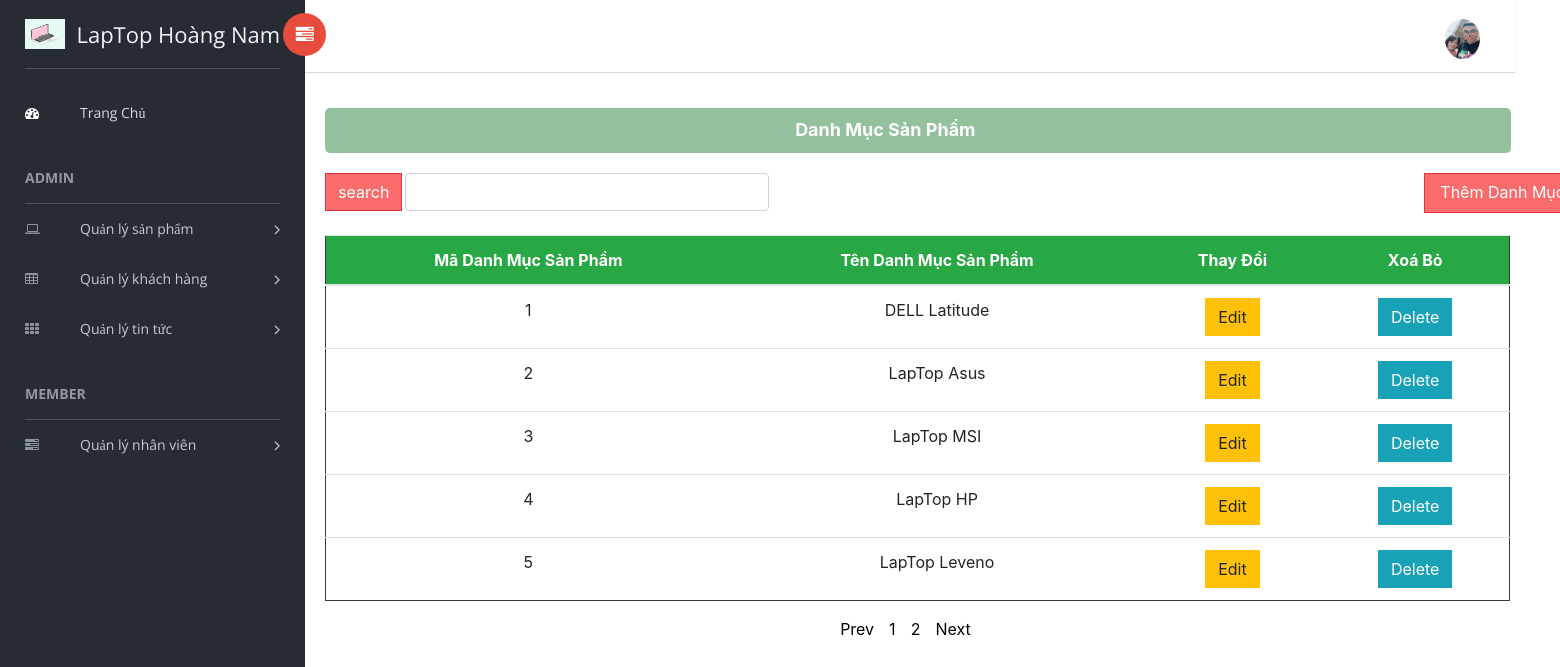
Page /PHP/DanhMucSanPham.php on the committed database.
### tables this page shows
CREATE TABLE `danhmucsanpham` (
  `MaDMSP` int(10) UNSIGNED NOT NULL,
  `TenDMSP` varchar(255) NOT NULL
);

### PHP/DanhMucSanPham.php (the view, shortened to what this page needs)
<?php
  require_once('Connect.php');
  include("DungChung.php")
?>
<div class="Phan2Phai">
    <div class="DangNhapThanhCong">
        <p>Danh Mục Sản Phẩm</p>
    </div>
    <div class="container" style="margin-top: 20px;margin-left:5px;">
        <div class="row">
            <form action="TimKiemDMSP.php" method="get" style="margin-left: 5px;">
                <input id="MaDMSP" type="number" class="col-md-20 form-control" name="MaDMSP"
                    value="Nhập mã danh mục sản phẩm" style="margin-left: 90px;">
                <input type="submit" name="Ok" value="search" class="btn btn-danger"
                    style="margin-left: 10px;margin-top: -66px;;background:#f86c6b" />
            </form>
            <div class="col-md-2"><a href="AddEditDMSP.php" class="btn btn-danger" role="button"
                    style="margin-left:730px;width:157px;height:40px;padding-bottom:20px;background:#f86c6b">Thêm Danh Mục</a></div>
        </div>
        <table class="table table-hover">
            <thead>
                <tr tr class="bg-success text-white" style=" text-align: center;">
                    <th>Mã Danh Mục Sản Phẩm</th>
                    <th style="margin-left: -20px;">Tên Danh Mục Sản Phẩm</th>
                    <th>Thay Đổi</th>
                    <th>Xoá Bỏ</th>
                </tr>
            </thead>
            <tbody>
                <?php
                  $result = mysqli_query($db, 'SELECT count(MaDMSP) as total from danhmucsanpham');
                  $row = mysqli_fetch_assoc($result);
                  $total_records = $row['total'];
                  $current_page = isset($_GET['page']) ? $_GET['page'] : 1;
                        $limit = 5;
                        $total_page = ceil($total_records / $limit);
                      $start = ($current_page - 1) * $limit;
                      $result = mysqli_query($db, "SELECT * FROM danhmucsanpham LIMIT $start, $limit");
                    foreach($result as $std){
                      echo '<tr style=" text-align: center;">
                        <td >'.$std['MaDMSP'].'</td>
                        <td>'.$std['TenDMSP'].'</td>
                        <td><button class="btn btn-warning" onclick=\'window.open("AddEditDMSP.php?id='.$std['MaDMSP'].'","_self")\'>Edit</button></td>
                        <td><button class="btn btn-info" onclick=\'window.open("XoaDMSP.php?id='.$std['MaDMSP'].'","_self")\'>Delete</button></td>
                      </tr>';
                  }
                ?>
            </tbody>
        </table>
        <ul class="pagination">
            <?php
                      if ($current_page > 1 && $total_page > 1){
                        echo '<a href="DanhMucSanPham.php?page='.($current_page-1).'" style="color:black;margin-left:15px">Prev</a>  ';
                    }
                    else
                    {
                      echo '<span style="color:black;margin-left:15px">Prev</span> ';
                    }
                    for ($i = 1; $i <= $total_page; $i++){
                      if ($i == $current_page){
                        echo '<span style="color:black;margin-left:15px">'.$i.'</span>  ';
                      }
                      else{
                          echo '<a href="DanhMucSanPham.php?page='.$i.'" style="color:black;margin-left:15px">'.$i.'</a>';
                      }
                  }
                  if ($current_page < $total_page && $total_page > 1){
                      echo '<a href="DanhMucSanPham.php?page='.($current_page+1).'" style="color:black;margin-left:15px">Next</a>';
                  }
                  else
                  {
                    echo '<span style="color:black;margin-left:15px">Next</span> ';
                  }
                  ?>
        </ul>
    </div>
</div>

### CSS/HomePage.css (style rules this page uses)
.DangNhapThanhCong { display: flex; height: 45px; width: 98%; margin-top: 30px; margin-left: 20px; background: #93c19e; border-radius: 5px; }
.DangNhapThanhCong p { color: #ffffff; padding-top: 10px; font-size: 18px; margin-left: 470px; font-weight: bold; }
.pagination { margin-left: 500px; }
.table.table-hover { margin-top: 0px; border: 1px solid #343a40; width: 1185px; }

### rows in the picture
danhmucsanpham: MaDMSP "1", TenDMSP "DELL Latitude"
danhmucsanpham: MaDMSP "2", TenDMSP "LapTop Asus"
danhmucsanpham: MaDMSP "3", TenDMSP "LapTop MSI"
danhmucsanpham: MaDMSP "4", TenDMSP "LapTop HP"
danhmucsanpham: MaDMSP "5", TenDMSP "LapTop Leveno"
